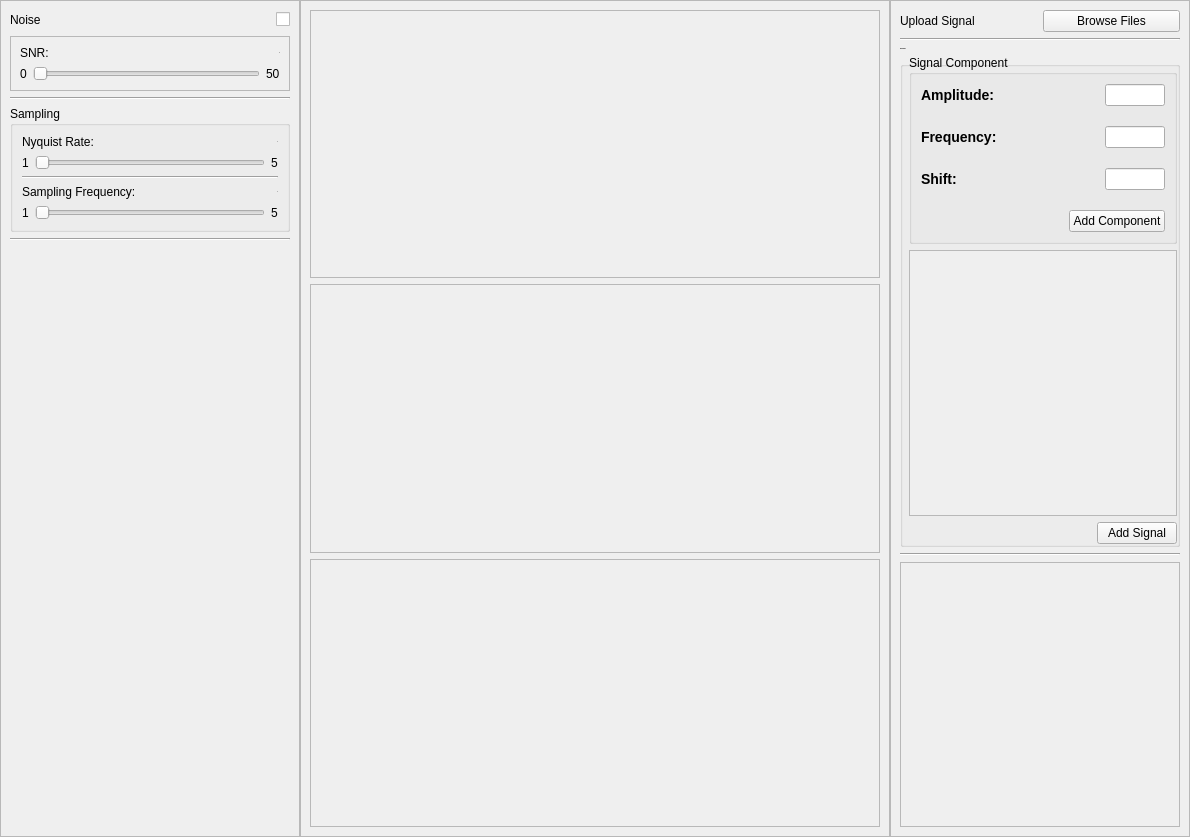
<?xml version="1.0" encoding="UTF-8"?>
<ui version="4.0">
 <class>MainWindow</class>
 <widget class="QMainWindow" name="MainWindow">
  <property name="geometry">
   <rect>
    <x>0</x>
    <y>0</y>
    <width>1190</width>
    <height>837</height>
   </rect>
  </property>
  <property name="windowTitle">
   <string>Sampling Studio</string>
  </property>
  <widget class="QWidget" name="mainWidget">
   <layout class="QHBoxLayout" name="mainLayout">
    <property name="spacing">
     <number>0</number>
    </property>
    <property name="leftMargin">
     <number>0</number>
    </property>
    <property name="topMargin">
     <number>0</number>
    </property>
    <property name="rightMargin">
     <number>0</number>
    </property>
    <property name="bottomMargin">
     <number>0</number>
    </property>
    <item>
     <widget class="QFrame" name="samplingControlFrame">
      <property name="maximumSize">
       <size>
        <width>300</width>
        <height>16777215</height>
       </size>
      </property>
      <property name="frameShape">
       <enum>QFrame::StyledPanel</enum>
      </property>
      <property name="frameShadow">
       <enum>QFrame::Raised</enum>
      </property>
      <layout class="QVBoxLayout" name="samplingControlLayout">
       <item>
        <layout class="QHBoxLayout" name="snrLayout">
         <item>
          <widget class="QLabel" name="noiseLabel">
           <property name="text">
            <string>Noise</string>
           </property>
          </widget>
         </item>
         <item>
          <spacer name="horizontalSpacer_3">
           <property name="orientation">
            <enum>Qt::Horizontal</enum>
           </property>
           <property name="sizeHint" stdset="0">
            <size>
             <width>40</width>
             <height>20</height>
            </size>
           </property>
          </spacer>
         </item>
         <item>
          <widget class="QCheckBox" name="noiseCheckBox">
           <property name="text">
            <string/>
           </property>
          </widget>
         </item>
        </layout>
       </item>
       <item>
        <widget class="QFrame" name="noiseFrame">
         <property name="frameShape">
          <enum>QFrame::StyledPanel</enum>
         </property>
         <property name="frameShadow">
          <enum>QFrame::Raised</enum>
         </property>
         <layout class="QVBoxLayout" name="verticalLayout_4">
          <item>
           <layout class="QHBoxLayout" name="horizontalLayout_9">
            <item>
             <widget class="QLabel" name="signalToNoiseRatioLabel">
              <property name="text">
               <string>SNR:</string>
              </property>
             </widget>
            </item>
            <item>
             <widget class="QLabel" name="signalToNoiseRatioValue">
              <property name="font">
               <font>
                <pointsize>-1</pointsize>
                <weight>75</weight>
                <bold>true</bold>
                <stylestrategy>PreferDefault</stylestrategy>
               </font>
              </property>
              <property name="text">
               <string>0</string>
              </property>
              <property name="alignment">
               <set>Qt::AlignRight|Qt::AlignTrailing|Qt::AlignVCenter</set>
              </property>
             </widget>
            </item>
           </layout>
          </item>
          <item>
           <layout class="QHBoxLayout" name="horizontalLayout_8">
            <item>
             <widget class="QLabel" name="signalToNoiseRatioMinLabel">
              <property name="text">
               <string>0</string>
              </property>
             </widget>
            </item>
            <item>
             <widget class="QSlider" name="signalToNoiseRatioSlider">
              <property name="orientation">
               <enum>Qt::Horizontal</enum>
              </property>
             </widget>
            </item>
            <item>
             <widget class="QLabel" name="signalToNoiseRatioMaxLabel">
              <property name="text">
               <string>50</string>
              </property>
             </widget>
            </item>
           </layout>
          </item>
         </layout>
        </widget>
       </item>
       <item>
        <widget class="Line" name="line_3">
         <property name="orientation">
          <enum>Qt::Horizontal</enum>
         </property>
        </widget>
       </item>
       <item>
        <widget class="QGroupBox" name="samplingGB">
         <property name="title">
          <string>Sampling</string>
         </property>
         <layout class="QVBoxLayout" name="verticalLayout_5">
          <item>
           <layout class="QHBoxLayout" name="horizontalLayout_11">
            <item>
             <widget class="QLabel" name="nyquistRateLabel">
              <property name="text">
               <string>Nyquist Rate:</string>
              </property>
             </widget>
            </item>
            <item>
             <widget class="QLabel" name="nyquistRateValue">
              <property name="font">
               <font>
                <pointsize>-1</pointsize>
                <weight>75</weight>
                <bold>true</bold>
                <stylestrategy>PreferDefault</stylestrategy>
               </font>
              </property>
              <property name="text">
               <string>1</string>
              </property>
              <property name="alignment">
               <set>Qt::AlignRight|Qt::AlignTrailing|Qt::AlignVCenter</set>
              </property>
             </widget>
            </item>
           </layout>
          </item>
          <item>
           <layout class="QHBoxLayout" name="horizontalLayout_12">
            <item>
             <widget class="QLabel" name="label_3">
              <property name="text">
               <string>1</string>
              </property>
             </widget>
            </item>
            <item>
             <widget class="QSlider" name="nyquistRateSlider">
              <property name="orientation">
               <enum>Qt::Horizontal</enum>
              </property>
             </widget>
            </item>
            <item>
             <widget class="QLabel" name="label_4">
              <property name="text">
               <string>5</string>
              </property>
             </widget>
            </item>
           </layout>
          </item>
          <item>
           <widget class="Line" name="line_5">
            <property name="orientation">
             <enum>Qt::Horizontal</enum>
            </property>
           </widget>
          </item>
          <item>
           <layout class="QVBoxLayout" name="verticalLayout_fs">
            <item>
             <layout class="QHBoxLayout" name="horizontalLayout_fsLabel">
              <item>
               <widget class="QLabel" name="samplingFrequencyLabel">
                <property name="text">
                 <string>Sampling Frequency:</string>
                </property>
               </widget>
              </item>
              <item>
               <widget class="QLabel" name="samplingFreqencyValue">
                <property name="font">
                 <font>
                  <pointsize>-1</pointsize>
                  <weight>75</weight>
                  <bold>true</bold>
                  <stylestrategy>PreferDefault</stylestrategy>
                 </font>
                </property>
                <property name="text">
                 <string>1</string>
                </property>
                <property name="alignment">
                 <set>Qt::AlignRight|Qt::AlignTrailing|Qt::AlignVCenter</set>
                </property>
               </widget>
              </item>
             </layout>
            </item>
            <item>
             <layout class="QHBoxLayout" name="horizontalLayout_fsSlider">
              <item>
               <widget class="QLabel" name="minimumFsValue">
                <property name="text">
                 <string>1</string>
                </property>
               </widget>
              </item>
              <item>
               <widget class="QSlider" name="samplingFrequencySlider">
                <property name="orientation">
                 <enum>Qt::Horizontal</enum>
                </property>
               </widget>
              </item>
              <item>
               <widget class="QLabel" name="maximumFsValue">
                <property name="text">
                 <string>5</string>
                </property>
               </widget>
              </item>
             </layout>
            </item>
           </layout>
          </item>
         </layout>
        </widget>
       </item>
       <item>
        <widget class="Line" name="line_4">
         <property name="orientation">
          <enum>Qt::Horizontal</enum>
         </property>
        </widget>
       </item>
       <item>
        <spacer name="verticalSpacer">
         <property name="orientation">
          <enum>Qt::Vertical</enum>
         </property>
         <property name="sizeHint" stdset="0">
          <size>
           <width>20</width>
           <height>40</height>
          </size>
         </property>
        </spacer>
       </item>
      </layout>
     </widget>
    </item>
    <item>
     <widget class="QFrame" name="middleFrame">
      <property name="frameShape">
       <enum>QFrame::StyledPanel</enum>
      </property>
      <property name="frameShadow">
       <enum>QFrame::Raised</enum>
      </property>
      <layout class="QVBoxLayout" name="verticalLayout_7">
       <item>
        <widget class="QFrame" name="originalSignalGraphFrame">
         <property name="frameShape">
          <enum>QFrame::StyledPanel</enum>
         </property>
         <property name="frameShadow">
          <enum>QFrame::Raised</enum>
         </property>
        </widget>
       </item>
       <item>
        <widget class="QFrame" name="reconstructedSignalGraphFrame">
         <property name="frameShape">
          <enum>QFrame::StyledPanel</enum>
         </property>
         <property name="frameShadow">
          <enum>QFrame::Raised</enum>
         </property>
        </widget>
       </item>
       <item>
        <widget class="QFrame" name="reconstructionErrorGraphFrame">
         <property name="frameShape">
          <enum>QFrame::StyledPanel</enum>
         </property>
         <property name="frameShadow">
          <enum>QFrame::Raised</enum>
         </property>
        </widget>
       </item>
      </layout>
     </widget>
    </item>
    <item>
     <widget class="QFrame" name="rightFrame">
      <property name="maximumSize">
       <size>
        <width>300</width>
        <height>16777215</height>
       </size>
      </property>
      <property name="frameShape">
       <enum>QFrame::StyledPanel</enum>
      </property>
      <property name="frameShadow">
       <enum>QFrame::Raised</enum>
      </property>
      <layout class="QVBoxLayout" name="verticalLayout_3">
       <item>
        <layout class="QHBoxLayout" name="uploadSignalLayOut">
         <item>
          <widget class="QLabel" name="uploadSignalLabel">
           <property name="text">
            <string>Upload Signal</string>
           </property>
          </widget>
         </item>
         <item>
          <widget class="QPushButton" name="uploadSignalButton">
           <property name="maximumSize">
            <size>
             <width>16777215</width>
             <height>40</height>
            </size>
           </property>
           <property name="text">
            <string>Browse Files</string>
           </property>
          </widget>
         </item>
        </layout>
       </item>
       <item>
        <widget class="Line" name="line">
         <property name="orientation">
          <enum>Qt::Horizontal</enum>
         </property>
        </widget>
       </item>
       <item>
        <widget class="QGroupBox" name="signalMixerGB">
         <property name="minimumSize">
          <size>
           <width>0</width>
           <height>500</height>
          </size>
         </property>
         <property name="font">
          <font>
           <pointsize>-1</pointsize>
           <weight>75</weight>
           <bold>true</bold>
          </font>
         </property>
         <property name="styleSheet">
          <string notr="true">QLabel{
	font-weight: 500;
	font-size: 14px;
}</string>
         </property>
         <property name="title">
          <string>Signal Mixer</string>
         </property>
         <layout class="QVBoxLayout" name="verticalLayout_2">
          <property name="spacing">
           <number>6</number>
          </property>
          <property name="leftMargin">
           <number>6</number>
          </property>
          <property name="topMargin">
           <number>0</number>
          </property>
          <property name="rightMargin">
           <number>0</number>
          </property>
          <property name="bottomMargin">
           <number>0</number>
          </property>
          <item>
           <widget class="QGroupBox" name="signalComponentGB">
            <property name="title">
             <string>Signal Component</string>
            </property>
            <layout class="QVBoxLayout" name="verticalLayout">
             <property name="spacing">
              <number>20</number>
             </property>
             <item>
              <layout class="QHBoxLayout" name="horizontalLayout_2">
               <item>
                <widget class="QLabel" name="amplitudeLabel">
                 <property name="text">
                  <string>Amplitude:</string>
                 </property>
                </widget>
               </item>
               <item>
                <widget class="QLineEdit" name="amplitudeValue">
                 <property name="maximumSize">
                  <size>
                   <width>60</width>
                   <height>16777215</height>
                  </size>
                 </property>
                </widget>
               </item>
              </layout>
             </item>
             <item>
              <layout class="QHBoxLayout" name="horizontalLayout_4">
               <item>
                <widget class="QLabel" name="frequencyLabel">
                 <property name="text">
                  <string>Frequency:</string>
                 </property>
                </widget>
               </item>
               <item>
                <widget class="QLineEdit" name="frequencyValue">
                 <property name="maximumSize">
                  <size>
                   <width>60</width>
                   <height>16777215</height>
                  </size>
                 </property>
                </widget>
               </item>
              </layout>
             </item>
             <item>
              <layout class="QHBoxLayout" name="horizontalLayout_5">
               <item>
                <widget class="QLabel" name="shiftLabel">
                 <property name="text">
                  <string>Shift:</string>
                 </property>
                </widget>
               </item>
               <item>
                <widget class="QLineEdit" name="shiftValue">
                 <property name="maximumSize">
                  <size>
                   <width>60</width>
                   <height>16777215</height>
                  </size>
                 </property>
                </widget>
               </item>
              </layout>
             </item>
             <item>
              <layout class="QHBoxLayout" name="horizontalLayout_6">
               <item>
                <spacer name="horizontalSpacer">
                 <property name="orientation">
                  <enum>Qt::Horizontal</enum>
                 </property>
                 <property name="sizeHint" stdset="0">
                  <size>
                   <width>40</width>
                   <height>20</height>
                  </size>
                 </property>
                </spacer>
               </item>
               <item>
                <widget class="QPushButton" name="addComponentButton">
                 <property name="maximumSize">
                  <size>
                   <width>16777215</width>
                   <height>40</height>
                  </size>
                 </property>
                 <property name="text">
                  <string>Add Component</string>
                 </property>
                </widget>
               </item>
              </layout>
             </item>
            </layout>
           </widget>
          </item>
          <item>
           <widget class="QScrollArea" name="componentsScrollArea">
            <property name="widgetResizable">
             <bool>true</bool>
            </property>
            <widget class="QWidget" name="componentsScrollAreaContents">
             <property name="geometry">
              <rect>
               <x>0</x>
               <y>0</y>
               <width>274</width>
               <height>182</height>
              </rect>
             </property>
             <layout class="QVBoxLayout" name="verticalLayout_8">
              <item>
               <spacer name="verticalSpacer_2">
                <property name="orientation">
                 <enum>Qt::Vertical</enum>
                </property>
                <property name="sizeHint" stdset="0">
                 <size>
                  <width>20</width>
                  <height>161</height>
                 </size>
                </property>
               </spacer>
              </item>
             </layout>
            </widget>
           </widget>
          </item>
          <item>
           <layout class="QHBoxLayout" name="horizontalLayout_7">
            <item>
             <spacer name="horizontalSpacer_2">
              <property name="orientation">
               <enum>Qt::Horizontal</enum>
              </property>
              <property name="sizeHint" stdset="0">
               <size>
                <width>40</width>
                <height>20</height>
               </size>
              </property>
             </spacer>
            </item>
            <item>
             <widget class="QPushButton" name="addSignalButton">
              <property name="maximumSize">
               <size>
                <width>16777215</width>
                <height>40</height>
               </size>
              </property>
              <property name="text">
               <string>Add Signal</string>
              </property>
             </widget>
            </item>
           </layout>
          </item>
         </layout>
        </widget>
       </item>
       <item>
        <widget class="Line" name="line_2">
         <property name="orientation">
          <enum>Qt::Horizontal</enum>
         </property>
        </widget>
       </item>
       <item>
        <widget class="QScrollArea" name="signalsScrollArea">
         <property name="widgetResizable">
          <bool>true</bool>
         </property>
         <widget class="QWidget" name="signalsScrollAreaContents">
          <property name="geometry">
           <rect>
            <x>0</x>
            <y>0</y>
            <width>280</width>
            <height>245</height>
           </rect>
          </property>
          <layout class="QVBoxLayout" name="verticalLayout_9">
           <item>
            <spacer name="verticalSpacer_3">
             <property name="orientation">
              <enum>Qt::Vertical</enum>
             </property>
             <property name="sizeHint" stdset="0">
              <size>
               <width>20</width>
               <height>224</height>
              </size>
             </property>
            </spacer>
           </item>
          </layout>
         </widget>
        </widget>
       </item>
      </layout>
     </widget>
    </item>
   </layout>
  </widget>
 </widget>
 <resources/>
 <connections/>
</ui>
